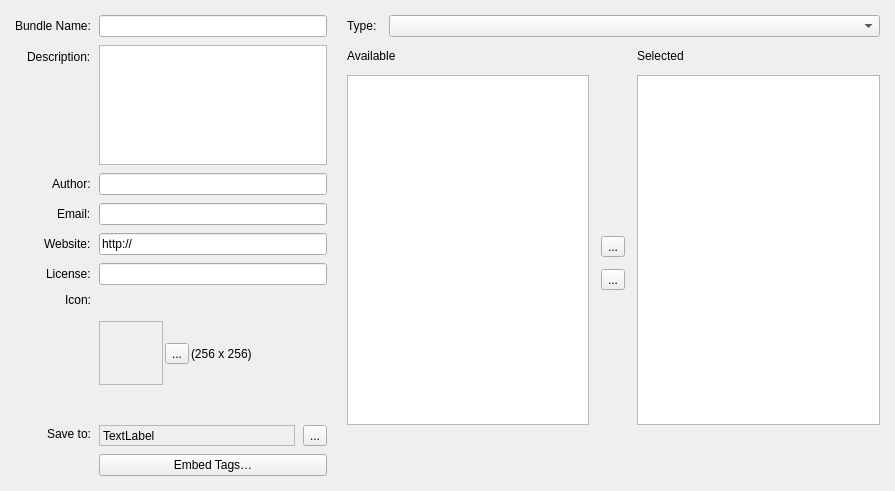
<?xml version="1.0" encoding="utf-8"?>
<ui version="4.0">
 <author>
    SPDX-FileCopyrightText: none
    SPDX-License-Identifier: GPL-3.0-or-later
  </author>
 <class>WdgDlgCreateBundle</class>
 <widget class="QWidget" name="WdgDlgCreateBundle">
  <property name="geometry">
   <rect>
    <x>0</x>
    <y>0</y>
    <width>895</width>
    <height>491</height>
   </rect>
  </property>
  <property name="sizePolicy">
   <sizepolicy hsizetype="Maximum" vsizetype="Preferred">
    <horstretch>0</horstretch>
    <verstretch>0</verstretch>
   </sizepolicy>
  </property>
  <property name="windowTitle">
   <string>New Bundle…</string>
  </property>
  <property name="windowOpacity">
   <double>1.000000000000000</double>
  </property>
  <layout class="QGridLayout" name="gridLayout_3">
   <property name="leftMargin">
    <number>15</number>
   </property>
   <property name="topMargin">
    <number>15</number>
   </property>
   <property name="rightMargin">
    <number>15</number>
   </property>
   <property name="bottomMargin">
    <number>15</number>
   </property>
   <property name="horizontalSpacing">
    <number>20</number>
   </property>
   <item column="1" row="0">
    <layout class="QGridLayout" name="gridLayout_4">
     <property name="verticalSpacing">
      <number>12</number>
     </property>
     <item column="0" row="0">
      <layout class="QHBoxLayout" name="horizontalLayout_2">
       <property name="spacing">
        <number>12</number>
       </property>
       <item>
        <widget class="QLabel" name="label_3">
         <property name="text">
          <string>Type:</string>
         </property>
        </widget>
       </item>
       <item>
        <widget class="QComboBox" name="cmbResourceTypes">
         <property name="sizePolicy">
          <sizepolicy hsizetype="MinimumExpanding" vsizetype="Fixed">
           <horstretch>0</horstretch>
           <verstretch>0</verstretch>
          </sizepolicy>
         </property>
         <property name="insertPolicy">
          <enum>QComboBox::InsertAlphabetically</enum>
         </property>
        </widget>
       </item>
      </layout>
     </item>
     <item column="0" row="1">
      <layout class="QHBoxLayout" name="horizontalLayout_3">
       <property name="spacing">
        <number>12</number>
       </property>
       <item>
        <layout class="QGridLayout" name="gridLayout">
         <property name="leftMargin">
          <number>0</number>
         </property>
         <property name="spacing">
          <number>12</number>
         </property>
         <item column="1" row="1">
          <widget class="QListWidget" name="tableAvailable">
           <property name="minimumSize">
            <size>
             <width>0</width>
             <height>350</height>
            </size>
           </property>
           <property name="spacing">
            <number>2</number>
           </property>
          </widget>
         </item>
         <item column="1" row="0">
          <widget class="QLabel" name="label_4">
           <property name="text">
            <string>Available</string>
           </property>
          </widget>
         </item>
         <item column="1" row="2">
          <spacer name="verticalSpacer">
           <property name="orientation">
            <enum>Qt::Vertical</enum>
           </property>
           <property name="sizeHint" stdset="0">
            <size>
             <width>20</width>
             <height>40</height>
            </size>
           </property>
          </spacer>
         </item>
        </layout>
       </item>
       <item>
        <layout class="QVBoxLayout" name="verticalLayout">
         <property name="spacing">
          <number>12</number>
         </property>
         <item>
          <spacer name="verticalSpacer_4">
           <property name="orientation">
            <enum>Qt::Vertical</enum>
           </property>
           <property name="sizeHint" stdset="0">
            <size>
             <width>20</width>
             <height>40</height>
            </size>
           </property>
          </spacer>
         </item>
         <item>
          <widget class="QToolButton" name="bnAdd">
           <property name="text">
            <string>...</string>
           </property>
          </widget>
         </item>
         <item>
          <widget class="QToolButton" name="bnRemove">
           <property name="text">
            <string>...</string>
           </property>
          </widget>
         </item>
         <item>
          <spacer name="verticalSpacer_3">
           <property name="orientation">
            <enum>Qt::Vertical</enum>
           </property>
           <property name="sizeHint" stdset="0">
            <size>
             <width>20</width>
             <height>40</height>
            </size>
           </property>
          </spacer>
         </item>
        </layout>
       </item>
       <item>
        <layout class="QGridLayout" name="gridLayout_2">
         <property name="spacing">
          <number>12</number>
         </property>
         <item column="0" row="1">
          <widget class="QListWidget" name="tableSelected">
           <property name="minimumSize">
            <size>
             <width>0</width>
             <height>350</height>
            </size>
           </property>
           <property name="spacing">
            <number>2</number>
           </property>
          </widget>
         </item>
         <item column="0" row="0">
          <widget class="QLabel" name="label_6">
           <property name="text">
            <string>Selected</string>
           </property>
          </widget>
         </item>
         <item column="0" row="2">
          <spacer name="verticalSpacer_2">
           <property name="orientation">
            <enum>Qt::Vertical</enum>
           </property>
           <property name="sizeHint" stdset="0">
            <size>
             <width>20</width>
             <height>40</height>
            </size>
           </property>
          </spacer>
         </item>
        </layout>
       </item>
      </layout>
     </item>
    </layout>
   </item>
   <item column="0" row="0">
    <layout class="QFormLayout" name="formLayout">
     <property name="fieldGrowthPolicy">
      <enum>QFormLayout::AllNonFixedFieldsGrow</enum>
     </property>
     <property name="labelAlignment">
      <set>Qt::AlignRight|Qt::AlignTop|Qt::AlignTrailing</set>
     </property>
     <property name="horizontalSpacing">
      <number>8</number>
     </property>
     <property name="verticalSpacing">
      <number>8</number>
     </property>
     <item column="0" row="0">
      <widget class="QLabel" name="bundleName">
       <property name="text">
        <string>Bundle Name:</string>
       </property>
      </widget>
     </item>
     <item column="1" row="0">
      <widget class="QLineEdit" name="editBundleName"/>
     </item>
     <item column="0" row="1">
      <widget class="QLabel" name="description">
       <property name="text">
        <string>Description:</string>
       </property>
      </widget>
     </item>
     <item column="1" row="1">
      <widget class="QPlainTextEdit" name="editDescription">
       <property name="maximumSize">
        <size>
         <width>16777215</width>
         <height>120</height>
        </size>
       </property>
      </widget>
     </item>
     <item column="0" row="3">
      <widget class="QLabel" name="author">
       <property name="text">
        <string>Author:</string>
       </property>
       <property name="scaledContents">
        <bool>false</bool>
       </property>
       <property name="alignment">
        <set>Qt::AlignLeading|Qt::AlignLeft|Qt::AlignVCenter</set>
       </property>
      </widget>
     </item>
     <item column="1" row="3">
      <widget class="QLineEdit" name="editAuthor">
       <property name="text">
        <string/>
       </property>
      </widget>
     </item>
     <item column="0" row="4">
      <widget class="QLabel" name="label">
       <property name="text">
        <string>Email:</string>
       </property>
      </widget>
     </item>
     <item column="1" row="4">
      <widget class="QLineEdit" name="editEmail"/>
     </item>
     <item column="0" row="5">
      <widget class="QLabel" name="website">
       <property name="text">
        <string>Website:</string>
       </property>
      </widget>
     </item>
     <item column="1" row="5">
      <widget class="QLineEdit" name="editWebsite">
       <property name="text">
        <string>http://</string>
       </property>
      </widget>
     </item>
     <item column="0" row="6">
      <widget class="QLabel" name="license">
       <property name="text">
        <string>License:</string>
       </property>
      </widget>
     </item>
     <item column="1" row="6">
      <widget class="QLineEdit" name="editLicense">
       <property name="text">
        <string/>
       </property>
      </widget>
     </item>
     <item column="0" row="7">
      <widget class="QLabel" name="label_5">
       <property name="minimumSize">
        <size>
         <width>0</width>
         <height>0</height>
        </size>
       </property>
       <property name="text">
        <string>Icon:</string>
       </property>
       <property name="alignment">
        <set>Qt::AlignLeading|Qt::AlignLeft|Qt::AlignTop</set>
       </property>
      </widget>
     </item>
     <item column="1" row="7">
      <layout class="QHBoxLayout" name="horizontalLayout_4">
       <property name="spacing">
        <number>2</number>
       </property>
       <property name="topMargin">
        <number>0</number>
       </property>
       <property name="bottomMargin">
        <number>0</number>
       </property>
       <item>
        <widget class="QLabel" name="lblPreview">
         <property name="sizePolicy">
          <sizepolicy hsizetype="Fixed" vsizetype="Fixed">
           <horstretch>0</horstretch>
           <verstretch>0</verstretch>
          </sizepolicy>
         </property>
         <property name="minimumSize">
          <size>
           <width>64</width>
           <height>64</height>
          </size>
         </property>
         <property name="maximumSize">
          <size>
           <width>64</width>
           <height>64</height>
          </size>
         </property>
         <property name="baseSize">
          <size>
           <width>0</width>
           <height>0</height>
          </size>
         </property>
         <property name="frameShape">
          <enum>QFrame::StyledPanel</enum>
         </property>
         <property name="frameShadow">
          <enum>QFrame::Sunken</enum>
         </property>
         <property name="text">
          <string/>
         </property>
         <property name="scaledContents">
          <bool>true</bool>
         </property>
        </widget>
       </item>
       <item>
        <widget class="QToolButton" name="bnGetPreview">
         <property name="sizePolicy">
          <sizepolicy hsizetype="Fixed" vsizetype="Fixed">
           <horstretch>0</horstretch>
           <verstretch>0</verstretch>
          </sizepolicy>
         </property>
         <property name="text">
          <string>...</string>
         </property>
        </widget>
       </item>
       <item>
        <widget class="QLabel" name="label_7">
         <property name="text">
          <string>(256 x 256)</string>
         </property>
        </widget>
       </item>
       <item>
        <spacer name="horizontalSpacer">
         <property name="orientation">
          <enum>Qt::Horizontal</enum>
         </property>
         <property name="sizeHint" stdset="0">
          <size>
           <width>40</width>
           <height>20</height>
          </size>
         </property>
        </spacer>
       </item>
      </layout>
     </item>
     <item column="0" row="9">
      <widget class="QLabel" name="label_2">
       <property name="text">
        <string>Save to:</string>
       </property>
      </widget>
     </item>
     <item column="1" row="9">
      <layout class="QHBoxLayout" name="horizontalLayout">
       <property name="spacing">
        <number>8</number>
       </property>
       <property name="topMargin">
        <number>3</number>
       </property>
       <item>
        <widget class="QLabel" name="lblSaveLocation">
         <property name="sizePolicy">
          <sizepolicy hsizetype="MinimumExpanding" vsizetype="Minimum">
           <horstretch>0</horstretch>
           <verstretch>0</verstretch>
          </sizepolicy>
         </property>
         <property name="minimumSize">
          <size>
           <width>0</width>
           <height>20</height>
          </size>
         </property>
         <property name="maximumSize">
          <size>
           <width>16777215</width>
           <height>25</height>
          </size>
         </property>
         <property name="frameShape">
          <enum>QFrame::StyledPanel</enum>
         </property>
         <property name="frameShadow">
          <enum>QFrame::Sunken</enum>
         </property>
         <property name="text">
          <string>TextLabel</string>
         </property>
         <property name="alignment">
          <set>Qt::AlignLeading|Qt::AlignLeft|Qt::AlignVCenter</set>
         </property>
         <property name="margin">
          <number>0</number>
         </property>
        </widget>
       </item>
       <item>
        <widget class="QToolButton" name="bnSelectSaveLocation">
         <property name="text">
          <string>...</string>
         </property>
        </widget>
       </item>
      </layout>
     </item>
     <item column="1" row="10">
      <widget class="QPushButton" name="bnEmbedTags">
       <property name="text">
        <string>Embed Tags…</string>
       </property>
      </widget>
     </item>
    </layout>
   </item>
  </layout>
 </widget>
 <resources/>
 <connections/>
</ui>
